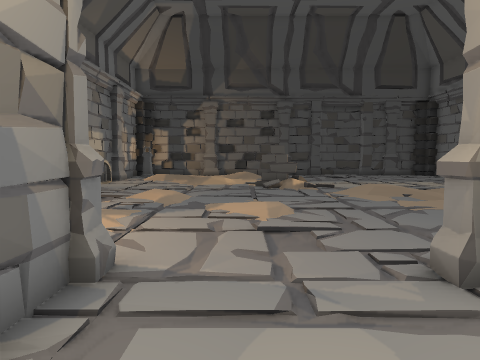
[1] (above)

16 first-person views from a walk through a 3-D level made in the Unity game engine. The camera is 1.3 m above the floor, tilts 4° down and sees 70° across. The floor is counted in squares, 1 m on a side. Each view is taken from the middle of a square. On the plan, view 1 faces up. The plan holds only what a view shows up to about 15 squares ahead; the rest is blank. The place goes on beyond the plan. The player character is not drawn. Some animated figures are not drawn. Door leaves are left out, so doorways stand open. Some surface patterns are stand-ins.

[2]
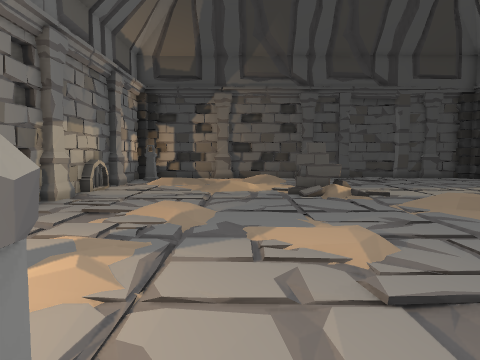

[3]
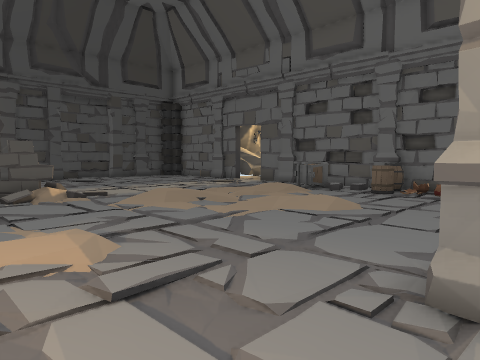

[4]
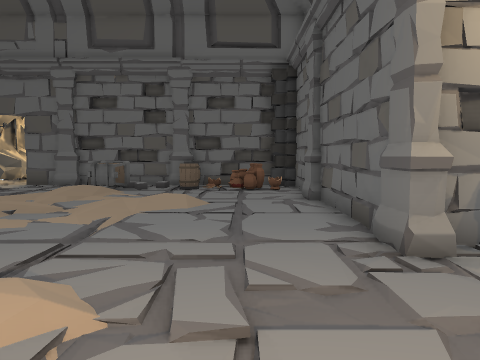

[5]
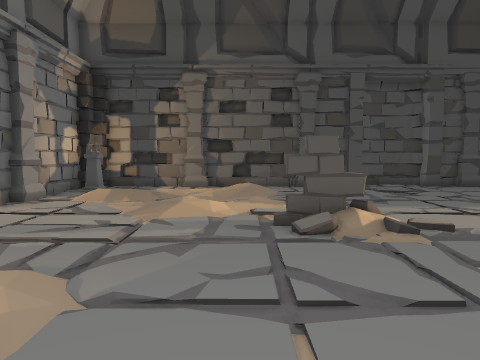

[6]
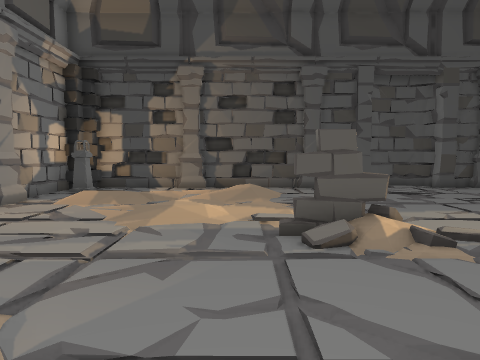

[7]
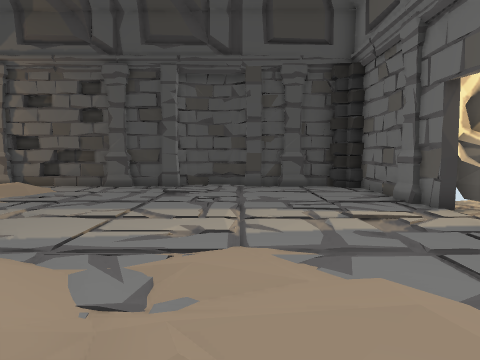

[8]
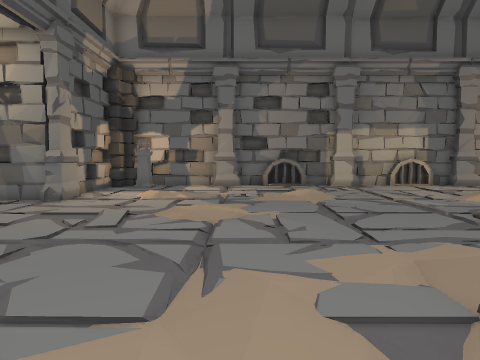

[9]
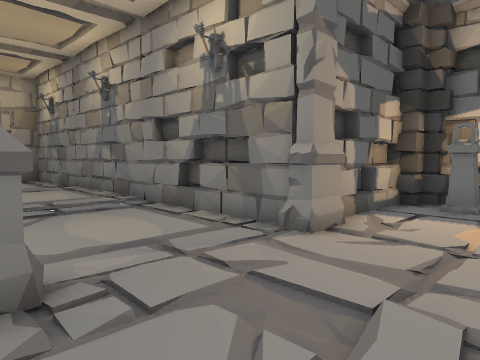

[10]
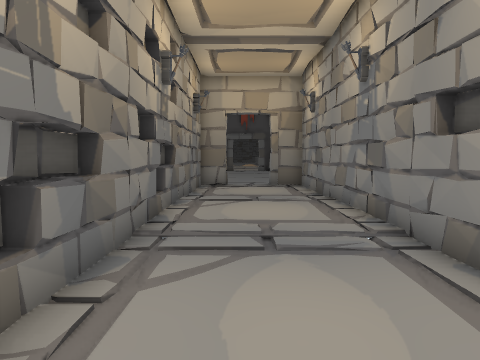

[11]
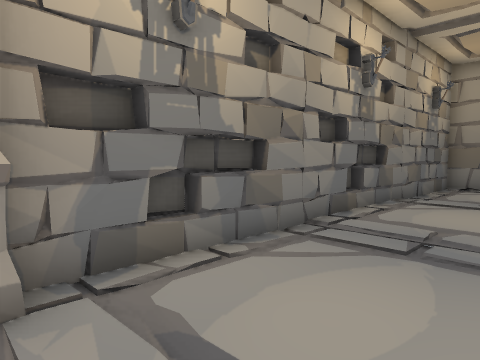

[12]
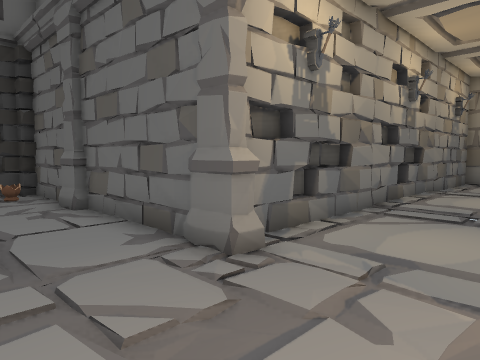

[13]
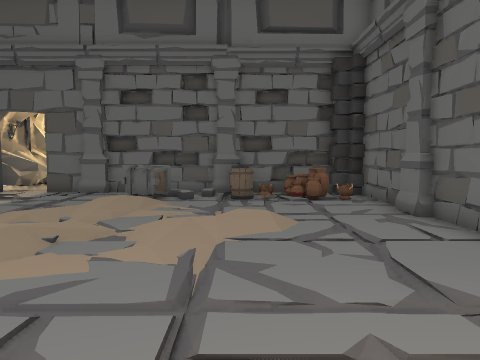

[14]
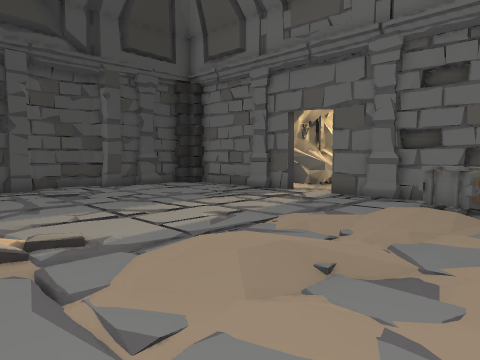

[15]
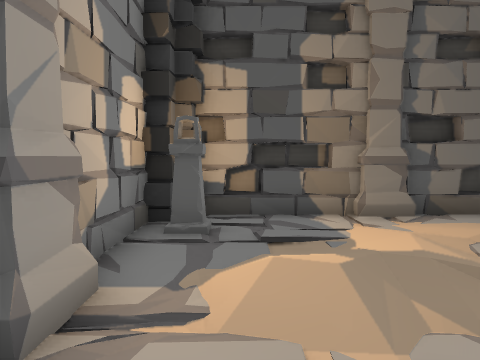

[16]
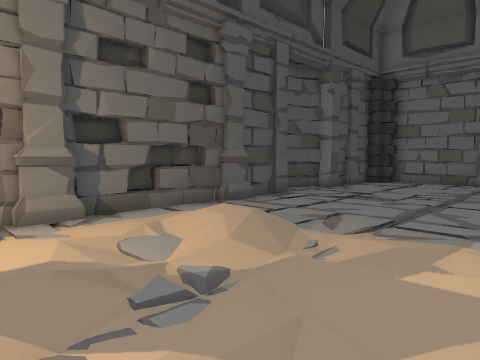

### Floor plan
Key: @ floor where view 1 was taken; # wall or solid block; . main floor; : floor 0.25 m higher than the main floor; / step, stairs or slope; D open door; P pillar; B barrel; O other object.
Columns run from 7 left of view 1 to 14 right of it. Each row starts with its distance up from view 1.
 24  ####P####  #####
 23 ##.##P#.##P##....P###
 22 #P..................#
 21 #......//....//.....#
 20 #.//:./:/...........#
 19 P.//////............##
 18 #P...///............P#
 17 #....//:............##
 16 OO...//..............
 15 #.......OO/.........#
 14 #.......////........#
 13 PP.../....././......P
 12 #...//...../:/../.O.#
 11 O..////.....//.///OO#
 10 #................./ #
  9 #......./....:/.../ P
  8 PP....///..../:...BBP
  7 #.............//..//#
  6 # ../...//........OO#
  5 #P................OO#
  4 ###..P...PP.##.P.####
  3  #####....########
  2      #....#
  1      #....#
  0      #.@..#
 -1      #....#
 -2      #....#
 -3      #....#
 -4      #....#
 -5      #....#
 -6      #....#
 -7      #....#
 -8      #....#
 -9      #....#
-10      #....#
-11      #DD ##

Where each view was taken, in squares from view 1:
view 1: 0 up, 0 right, facing up
view 2: 3 up, 1 left, facing up
view 3: 3 up, 1 left, facing up-right
view 4: 6 up, 2 left, facing right
view 5: 8 up, 0 right, facing up
view 6: 9 up, 0 right, facing up
view 7: 9 up, 8 right, facing up
view 8: 9 up, 8 right, facing left
view 9: 7 up, 3 right, facing down-left
view 10: 4 up, 1 right, facing down
view 11: 4 up, 1 left, facing down-right
view 12: 7 up, 1 left, facing down-right
view 13: 8 up, 0 right, facing right
view 14: 9 up, 2 right, facing up-right
view 15: 16 up, 5 left, facing up
view 16: 16 up, 4 left, facing up-right
